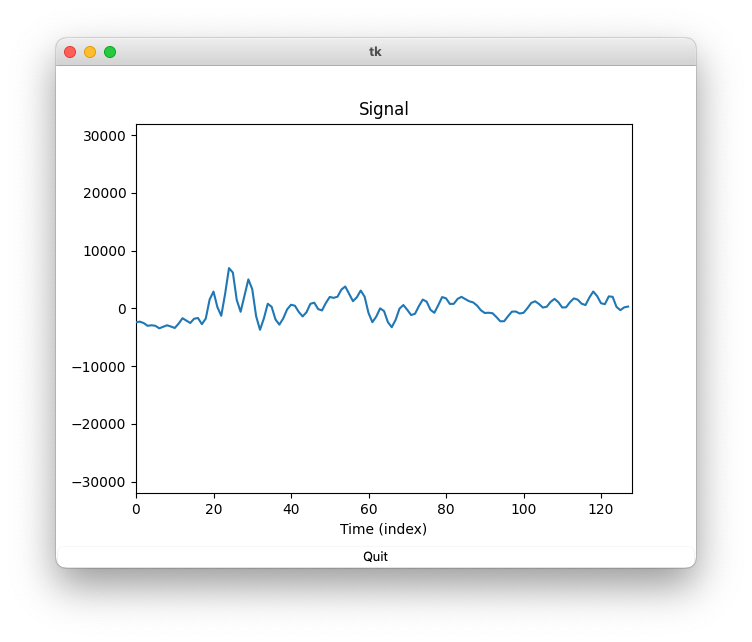

This chart was generated by the following Python code:
# plot_play_file.py

import pyaudio
import struct
import wave
import matplotlib.figure
from matplotlib import animation

import tkinter as Tk    
from matplotlib.backends.backend_tkagg import FigureCanvasTkAgg

matplotlib.use('TkAgg')
# matplotlib.use('MacOSX')

print('The matplotlib backend is %s' % matplotlib.get_backend())             # the backend used by matplotlib


# Block length
BLOCKLEN = 256
# BLOCKLEN = 128
# BLOCKLEN = 64

# Specify wave file
wavfile = 'author.wav'
print('Name of wave file: %s' % wavfile)

# Open wave file
wf = wave.open( wavfile, 'rb')

# Read wave file properties
RATE        = wf.getframerate()     # Frame rate (frames/second)
WIDTH       = wf.getsampwidth()     # Number of bytes per sample
LEN         = wf.getnframes()       # Signal length
CHANNELS    = wf.getnchannels()     # Number of channels

print('The file has %d channel(s).'         % CHANNELS)
print('The file has %d frames/second.'      % RATE)
print('The file has %d frames.'             % LEN)
print('The file has %d bytes per sample.'   % WIDTH)

BLOCK_DURATION = 1000.0 * BLOCKLEN/RATE # duration in milliseconds
print('Block length: %d' % BLOCKLEN)
print('Duration of block in milliseconds: %.2f' % BLOCK_DURATION)


# DEFINE TKINTER ROOT

root = Tk.Tk()    # Define root before creating figure

# Quit button
B_quit = Tk.Button(root, text = 'Quit', command = root.quit)

# DEFINE FIGURE

# fig1 = pyplot.figure(1)
fig1 = matplotlib.figure.Figure()
ax1 = fig1.add_subplot(1, 1, 1)

# Turn figure into a Tkinter widget
my_canvas = FigureCanvasTkAgg(fig1, master = root)
# fig1.canvas.draw()   # (optional ?)
C1 = my_canvas.get_tk_widget()   # canvas widget

# Place widgets
C1.pack()
B_quit.pack(side = Tk.BOTTOM, fill = Tk.X, expand = True)


[g1] = ax1.plot([], [])


# Open the audio output stream
p = pyaudio.PyAudio()

PA_FORMAT = p.get_format_from_width(WIDTH)
stream = p.open(
    format = PA_FORMAT,
    channels = CHANNELS,
    rate = RATE,
    input = False,
    output = True,
    frames_per_buffer = BLOCKLEN)   # optional, but can help to reduce latency

# Define animation functions

def my_init():
    print('hello')
    g1.set_xdata(range(BLOCKLEN))
    ax1.set_ylim(-32000, 32000)
    ax1.set_xlim(0, BLOCKLEN)
    ax1.set_xlabel('Time (index)')
    ax1.set_title('Signal')
    return (g1,)

def my_update(i):

    # Get block of samples from wave file
    input_bytes = wf.readframes(BLOCKLEN)

    # Rewind if at end of file
    if len(input_bytes) < WIDTH * BLOCKLEN:
        wf.rewind()
        input_bytes = wf.readframes(BLOCKLEN)

    # Convert binary data to number sequence (tuple)
    signal_block = struct.unpack('h' * BLOCKLEN, input_bytes)

    g1.set_ydata(signal_block)

    # Write binary data to audio output stream
    stream.write(input_bytes, BLOCKLEN)

    return (g1,)


my_anima = animation.FuncAnimation(
    fig1,
    my_update,
    init_func = my_init,
    interval = 10,   # milliseconds (what happens if this is 200?)
    blit = True,
    cache_frame_data = False,
    repeat = False
)

Tk.mainloop()           # Start Tkinter (includes animation)

stream.stop_stream()
stream.close()
p.terminate()

wf.close()

print('* Finished')
